Frame 1 (no input): blank canvas, image omitted
Frame 60 (the mouse pressed at the canvas centre just before this capture): blank canvas, image omitted
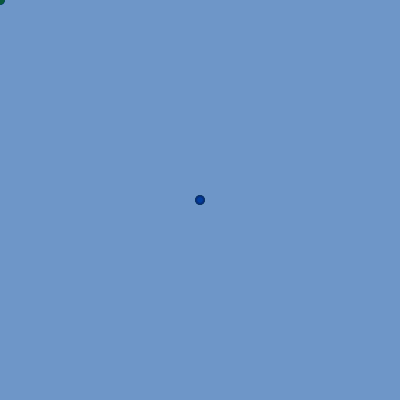
Frame 120 (the mouse held since frame 60 and released just before this capture)

The Processing sketch whose frames 1 and 60 were blank and that drew this single picture after the mouse press (run headless with seeded random() and noise(); from frame 60 on, the mouse is pressed at the canvas centre):

// Processing sketch: processing_49422
// ── processing_49422.pde

float w = 10;

void setup () {
  
  size (400, 400);
  smooth (); 
  rectMode (CENTER); 
  ellipseMode (CENTER);
  background (110, 150, 200);
  
}

void draw () {
  
  noStroke ();
  fill (random(20), random(30, 100), random(200));
  ellipse (mouseX, mouseY, w, w);
  w = random(10);
   
}

void mousePressed () {
  
 fill (110, 150, 200);
 ellipse (mouseX, mouseY, 50, 50); 
  
  
}
